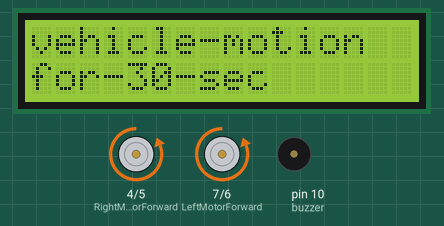
A sketch run on a simulated Arduino Uno, built with avr-gcc and run on an emulated ATmega328P. Parts: 16×2 character LCD, motor-driver pin pairs drawn as motors (green arrow = first pin HIGH = forward, orange = second pin HIGH = backward, longer = more drive), buzzer (waves = sounding).

Above: at 0.2 s.
At 25.2 s:
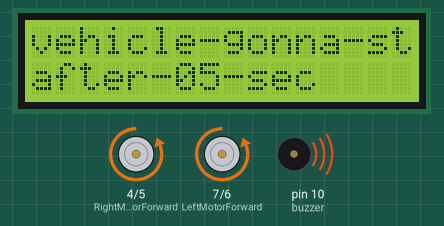
At 30.3 s:
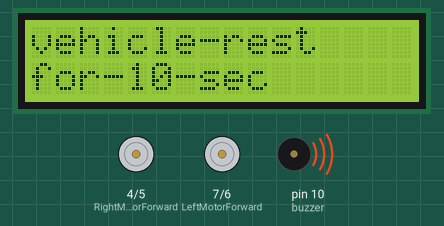
At 40.3 s:
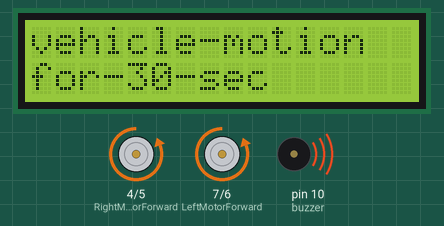
Timing chart, 0 to 121.9 s (numbered marks = the images above):
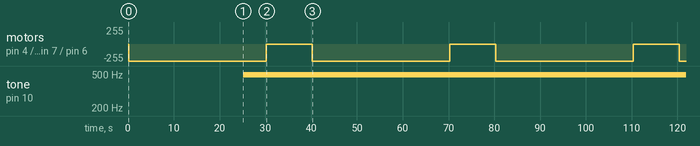

Measured:
- by itself, tone on pin 10 (buzzer): silent → 490 Hz at 25.2 s
- by itself, motor on pin 4 (RightMotorForward) / pin 5 (RightMotorBackward), motor on pin 7 (LeftMotorForward) / pin 6 (LeftMotorBackward): alternates backward 255/255 for 30.1 s and stopped for 10.0 s
- what the display in image 1 shows lasts 5.0 s, from 25.2 s to 30.2 s
- what the display in image 2 shows lasts 10.0 s, from 30.2 s to 40.2 s

The sketch:

self_resting_vehicle.ino
```cpp
#include  <LiquidCrystal_I2C.h>
#include<Wire.h>
LiquidCrystal_I2C lcd(0x27,16,2);//scl-A5    sda-A4

int buzzer = 10;
const int LeftMotorForward = 7;
const int LeftMotorBackward = 6;
const int RightMotorForward = 4;
const int RightMotorBackward = 5;

void setup()
{
   lcd.init();                      // initialize the lcd
  lcd.init();

  lcd.backlight();

  pinMode(RightMotorForward, OUTPUT);
  pinMode(LeftMotorForward, OUTPUT);
  pinMode(LeftMotorBackward, OUTPUT);
  pinMode(RightMotorBackward, OUTPUT);
}
void loop()
{

 digitalWrite(LeftMotorForward, LOW);
 digitalWrite(RightMotorForward, LOW);

 digitalWrite(LeftMotorBackward, HIGH);
 digitalWrite(RightMotorBackward, HIGH);


 lcd.setCursor(0,0);
 lcd.print("vehicle-motion");
 lcd.setCursor(0,1);
 lcd.print("for-30-sec");
 delay(25000);

 lcd.clear();
 lcd.setCursor(0,0);
 lcd.print("vehicle-gonna-stop");
 lcd.setCursor(0,1);
 lcd.print("after-05-sec");

 analogWrite(buzzer,30);
 delay(5000);
 analogWrite(buzzer,0);

 lcd.clear();
  digitalWrite(RightMotorForward, LOW);
  digitalWrite(LeftMotorForward, LOW);
  digitalWrite(RightMotorBackward, LOW);
  digitalWrite(LeftMotorBackward, LOW);
  lcd.setCursor(0,0);
 lcd.print("vehicle-rest");
 lcd.setCursor(0,1);
 lcd.print("for-10-sec");

 delay(9000);
 analogWrite(buzzer,30);
 delay(1000);
 analogWrite(buzzer,0);

}
```
